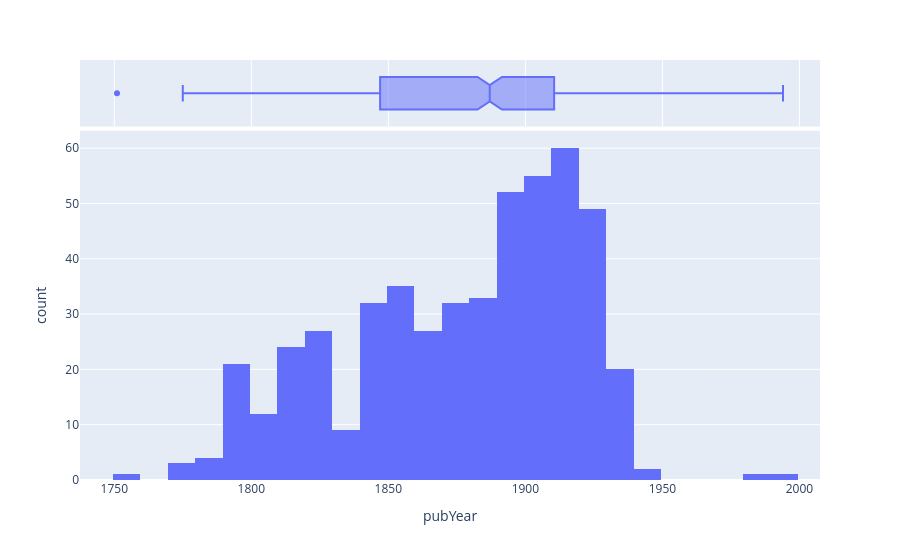

Here is the notebook cell this chart was saved with:
### Code cell
px.histogram(meta.loc[meta.corpusSubset=="core"], x="pubYear", marginal="box")

### Figure 1 — Plotly figure (JSON) as saved in the notebook; plotly's stock layout.template omitted (floating-point values rounded to 4 significant figures; data arrays with more than 128 entries replaced by an {"elided": "..."} marker saying what was removed)
{"data": [{"bingroup": "x", "hovertemplate": "pubYear=%{x}<br>count=%{y}<extra></extra>", "legendgroup": "", "marker": {"color": "#636efa", "pattern": {"shape": ""}}, "name": "", "orientation": "v", "showlegend": false, "type": "histogram", "x": {"elided": "583 float values"}, "xaxis": "x", "yaxis": "y"}, {"hovertemplate": "pubYear=%{x}<extra></extra>", "legendgroup": "", "marker": {"color": "#636efa"}, "name": "", "notched": true, "showlegend": false, "type": "box", "x": {"elided": "583 float values"}, "xaxis": "x2", "yaxis": "y2"}], "layout": {"barmode": "relative", "legend": {"tracegroupgap": 0}, "margin": {"t": 60}, "xaxis": {"anchor": "y", "domain": [0, 1], "title": {"text": "pubYear"}}, "xaxis2": {"anchor": "y2", "domain": [0, 1], "matches": "x", "showgrid": true, "showticklabels": false}, "yaxis": {"anchor": "x", "domain": [0, 0.8316], "title": {"text": "count"}}, "yaxis2": {"anchor": "x2", "domain": [0.8416, 1], "matches": "y2", "showgrid": false, "showline": false, "showticklabels": false, "ticks": ""}}}
